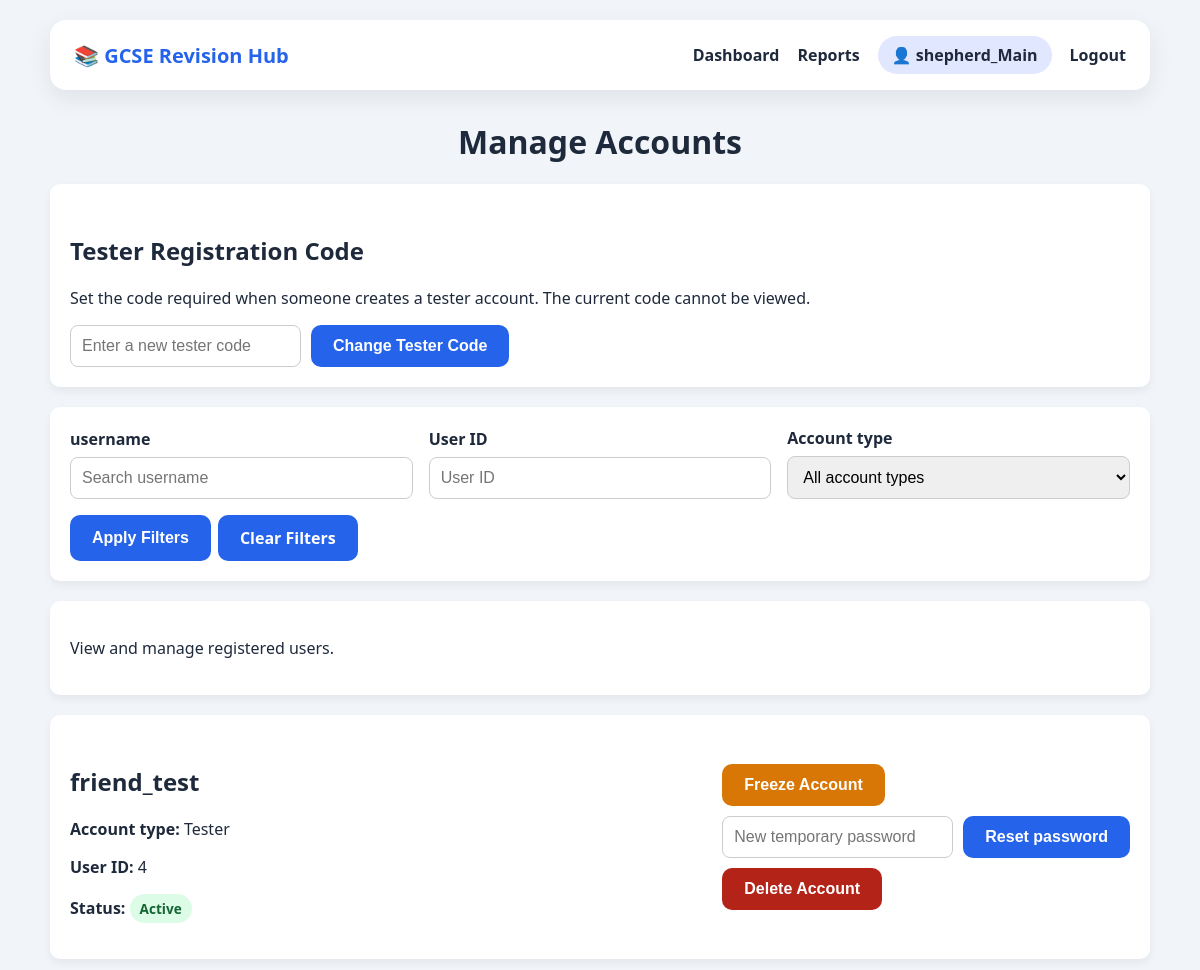
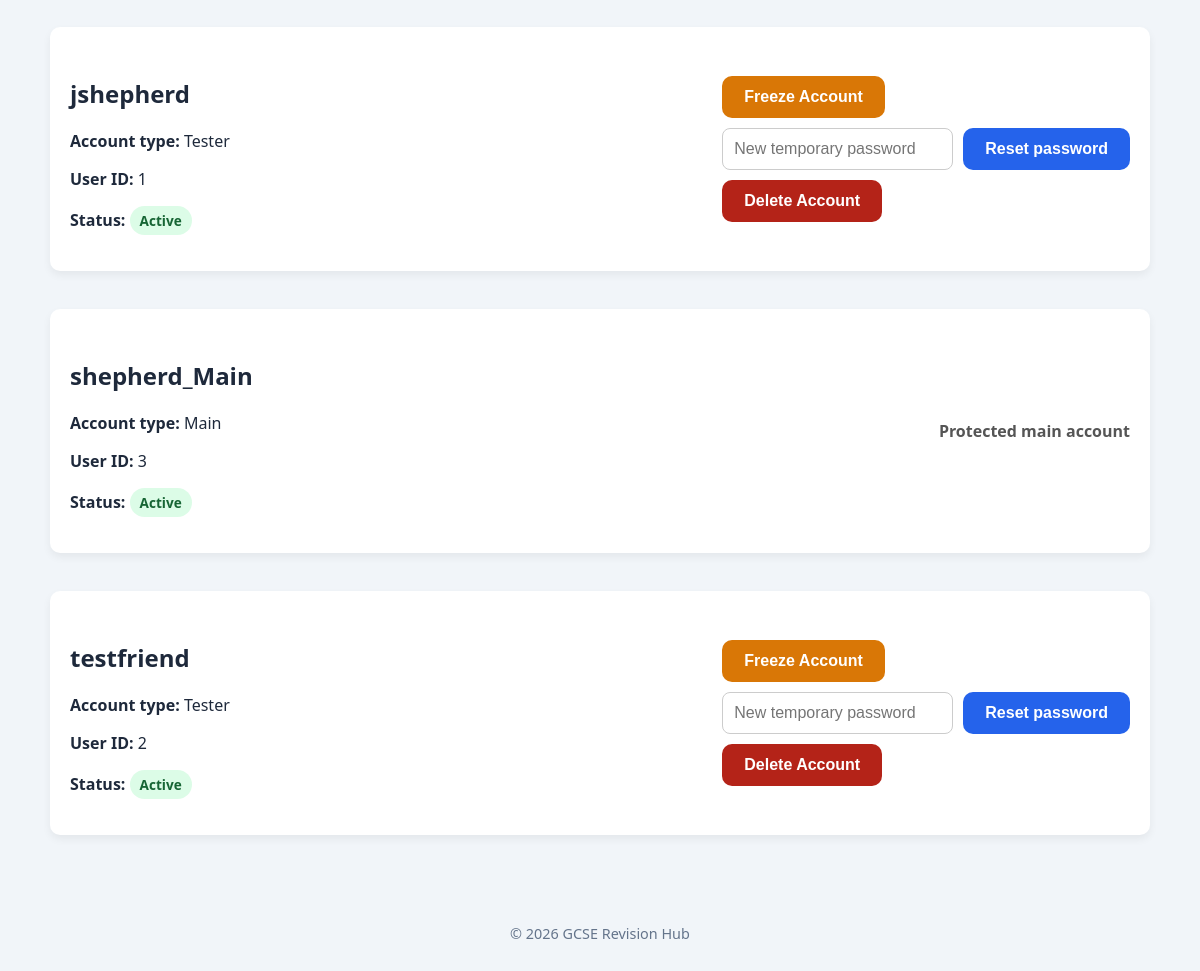
/manage-accounts (signed in), run on an earlier commit of the app's database (2 pictures, top to bottom).
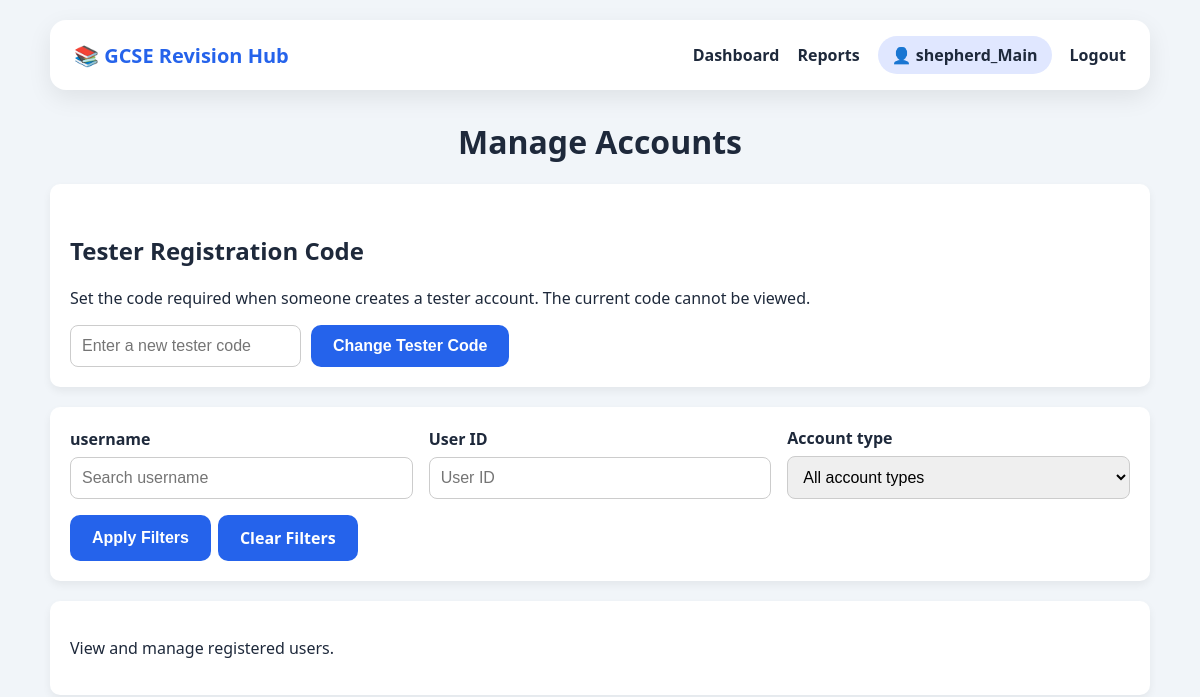
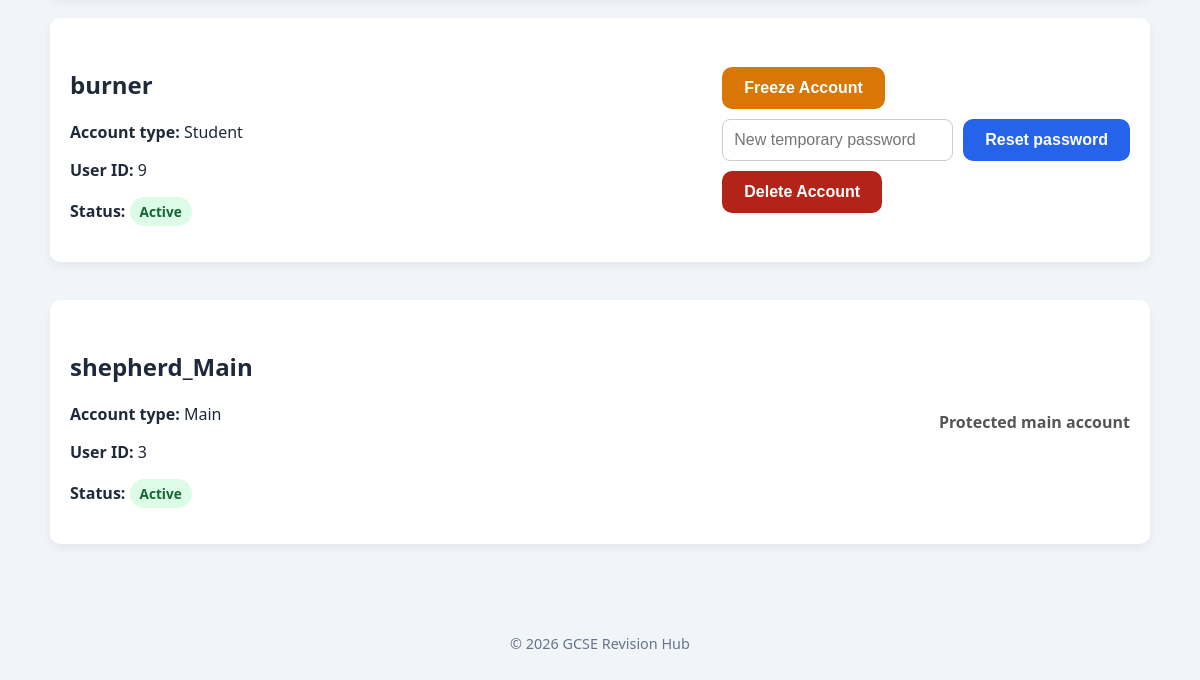
And on a later commit of the database (2 pictures, top to bottom).
### tables this page shows
CREATE TABLE users (

        id INTEGER PRIMARY KEY AUTOINCREMENT,

        username TEXT UNIQUE NOT NULL,

        password TEXT NOT NULL,

        role TEXT NOT NULL

    );

### app.py (the view)
@app.route("/manage-accounts")
def manage_accounts():
    if session.get("role") != "main":
        return "Access denied", 403
    username = request.args.get("username", "").strip()
    role = request.args.get("role", "").strip()
    user_id = request.args.get("user_id", "").strip()
    query = """

        SELECT id, username, role, is_frozen

        FROM users

        WHERE 1 = 1

    """
    parameters = []
    if username:
        query += " AND username LIKE ?"
        parameters.append(f"%{username}%")
    if role:
        query += " AND role = ?"
        parameters.append(role)
    if user_id:
        if user_id.isdigit():
            query += " AND id = ?"
            parameters.append(int(user_id))
    query += " ORDER BY username"
    connection = get_db_connection()
    users = connection.execute(
        query,
        parameters
    ).fetchall()
    connection.close()
    return render_template(
        "manage_accounts.html",
        users=users,
        selected_username=username,
        selected_role=role,
        selected_user_id=user_id
    )

### app.py (called while the page is built)
def get_db_connection():
    connection = sqlite3.connect(DATABASE)
    connection.row_factory = sqlite3.Row
    return connection

### templates/manage_accounts.html (shortened to what this page needs)
{% extends "base.html" %}
{% block content %}
<h1>Manage Accounts</h1>
<div class="section">
    <h2>Tester Registration Code</h2>
    <p>
        Set the code required when someone creates a tester account.
        The current code cannot be viewed.
    </p>
    <form
        method="POST"
        action="{{ url_for('change_tester_code') }}"
        class = "password-reset-form"
    >
        <input
            type="password"
            name="new_tester_code"
            placeholder="Enter a new tester code"
            minlength = "8"
            required
        >
        <button type="submit" class="button">
            Change Tester Code
        </button>
    </form>
</div>
<div class="section">
    <form method="GET" class="account-filter-form">
        <div>
            <label for="username">
                username
            </label>
            <input
                id="username"
                type="text"
                name="username"
                value="{{ selected_username }}"
                placeholder="Search username"
            >
        </div>
        <div>
            <label for="user-id">
                User ID
            </label>
            <input
                id="user-id"
                type="number"
                name="user_id"
                value="{{ selected_user_id }}"
                placeholder="User ID"
                min="1"
            >
        </div>
        <div>
            <label for="role">
                Account type
            </label>
            <select id="role" name="role">
                <option value="">
                    All account types
                </option>
            </select>
        </div>
        <div class="filter-actions">
            <button type="submit" class="button">
                Apply Filters
            </button>
            <a href="{{ url_for('manage_accounts') }}" class="button">
                Clear Filters
            </a>
        </div>
    </form>
</div>
<div class="section">
    <p>
        View and manage registered users.
    </p>
</div>
<div class="account-list">
{% for user in users %}
    <div class="section account-management-card">
        <div>
            <h2>{{ user["username"] }}</h2>
            <p>
                <strong>Account type:</strong>
                {{ user["role"] | title }}
            </p>
            <p>
                <strong>User ID:</strong>
                {{ user["id"] }}
            </p>
            <p>
                <strong>Status:</strong>
                {% if user["is_frozen"] %}
                    <span class="status-badge status-frozen">
                        Frozen
                    </span>
                {% else %}
                    <span class="status-badge status-active">
                        Active
                    </span>
                {% endif %}
            </p>
        </div>
        <div class="account-actions">
            {% if user["role"] != "main" %}
            <form
                method="POST"
                action="{{ url_for('set_account_frozen', user_id=user['id']) }}"
            >
                {% if user["is_frozen"] %}
                    <input
                        type="hidden"
                        name="action"
                        value="unfreeze"
                    >
                    <button
                        type="submit"
                        class="button success-button"
                    >
                        Unfreeze account
                    </button>
                {% else %}
                    <button
                        type="submit"
                        class="button warning-button"
                        onclick="return confirm('Freeze this account?');"
                    >
                        Freeze Account
                    </button>
                {% endif %}
            </form>
            <form
                method="POST"
                action="{{ url_for('reset_password', user_id=user['id']) }}"
                class="password-reset-form"
            >
                    <input
                        type="password"
                        name="new_password"
                        placeholder="New temporary password"
                        minlength="6"
                        required
                    >
                    <button type="submit" class="button">
                        Reset password
                    </button>
                </form>
                <form
                    method="POST"
                    action="{{ url_for('delete_account', user_id=user['id']) }}"
                    onsubmit="return confirm('Delete this account permanently?');"
            >
                    <button type="submit" class="button danger-button">
                        Delete Account
                    </button>
                </form>
            {% else %}
                <span class="protected-account">
                    Protected main account
                    </span>
            {% endif %}
        </div>
    </div>
{% else %}
    <div class="section">
        <p>No accounts were found.</p>
    </div>
{% endfor %}
</div>
{% endblock %}

### templates/base.html (shortened to what this page needs)
<!DOCTYPE html>
<html>
<head>
    <link rel="stylesheet" href="{{ url_for('static', filename='style.css') }}">
</head>
<body>
<nav class="navbar">
    <div class="nav-brand">
        <a href="{{ url_for('homepage') }}">
            📚 GCSE Revision Hub
        </a>
    </div>
    <div class="nav-right">
        {% if session.get("username") %}
            <a href="{{ url_for('dashboard') }}">
                Dashboard
            </a>
            {% if session.get("role") == "main" %}
                <a href="{{ url_for('reports') }}">
                    Reports
                </a>
            {% endif %}
            <span class="nav-user">
                👤 {{ session["username"] }}
            </span>
            <a href="{{ url_for('logout') }}" class="logout-button">
                Logout
            </a>
        {% endif %}
    </div>
</nav>
<main class="page-container">
    {% block content %}
    {% endblock %}
</main>
<footer class="footer">
    <p>
        © 2026 GCSE Revision Hub
    </p>
</footer>
</body>
</html>

### static/style.css (style rules this page uses)
:root { --primary: #2563eb; --primary-dark: #1d4ed8; --background: #f1f5f9; --card: #ffffff; --text: #1e293b; --muted: #64748b; --danger: #dc2626; --success: #16a34a; }
body { font-family: "Segoe UI", Arial, sans-serif; background: var(--background); color: var(--text); margin: 0; padding: 0; }
* { box-sizing: border-box; }
h1 { text-align: center; }
h2 { margin-top: 30px; }
.section { background-color: white; padding: 20px; border-radius: 10px; margin-bottom: 20px; box-shadow: 0 4px 8px rgba(0,0,0,0.06); }
.navbar { display: flex; justify-content: space-between; align-items: center; width: calc(100% - 40px); max-width: 1100px; margin: 20px auto; padding: 16px 24px; background: white; border-radius: 16px; box-shadow: 0 8px 25px rgba(0,0,0,0.08); }
.nav-brand a { font-size: 1.25rem; font-weight: 700; color: var(--primary); text-decoration: none; }
.nav-right { display: flex; align-items: center; gap: 18px; }
.nav-right a { text-decoration: none; color: var(--text); font-weight: 600; transition: 0.2s; }
.nav-user { background: #e0e7ff; padding: 8px 14px; border-radius: 20px; font-weight: 600; }
.page-container { width: calc(100% - 40px); max-width: 1100px; margin: 30px auto; box-sizing: border-box; }
.button { display: inline-block; padding: 12px 22px; background: var(--primary); color: white; border-radius: 10px; text-decoration: none; font-weight: 600; border: none; cursor: pointer; transition: 0.2s; }
button.button { border: none; cursor: pointer; font-size: 1rem; }
.account-list { display: flex; flex-direction: column; gap: 18px; }
.account-management-card { display: flex; justify-content: space-between; align-items: center; gap: 20px; }
.account-actions { display: flex; flex-direction: column; align-items: stretch; gap: 10px; }
.danger-button { background: #b42318; color: white; border: none; cursor: pointer; }
.status-badge { display: inline-block; padding: 5px 10px; border-radius: 20px; font-size: 0.85rem; font-weight: 700; }
.status-active { background: #dcfce7; color: #166534; }
.warning-button { background: #d97706; }
.protected-account { font-weight: bold; color: #555; }
.account-filter-form { display: grid; grid-template-columns: repeat(3, minmax(0, 1fr)); gap: 16px; align-items: end; }
.account-filter-form > div { display: flex; flex-direction: column; gap: 7px; }
.account-filter-form label { font-weight: bold; }
.account-filter-form input, .account-filter-form select { padding: 11px; border: 1px solid #ccc; border-radius: 8px; font-size: 1rem; }
.filter-actions { grid-column: 1 / -1; flex-direction: row !important; flex-wrap: wrap; }
.password-reset-form { display: flex; flex-wrap: wrap; gap: 10px; }
.password-reset-form input { padding: 11px; border: 1px solid #ccc; border-radius: 8px; font-size: 1rem; }
.footer { text-align: center; padding: 25px; color: var(--muted); font-size: 0.9rem; }

What changed in the data, as far as the page shows it:
removed users: username "friend_test", role "Tester", id "4", is_frozen "Active"
removed users: username "jshepherd", role "Tester", id "1", is_frozen "Active"
removed users: username "testfriend", role "Tester", id "2", is_frozen "Active"
added users: username "burner", role "Student", id "9", is_frozen "Active"
